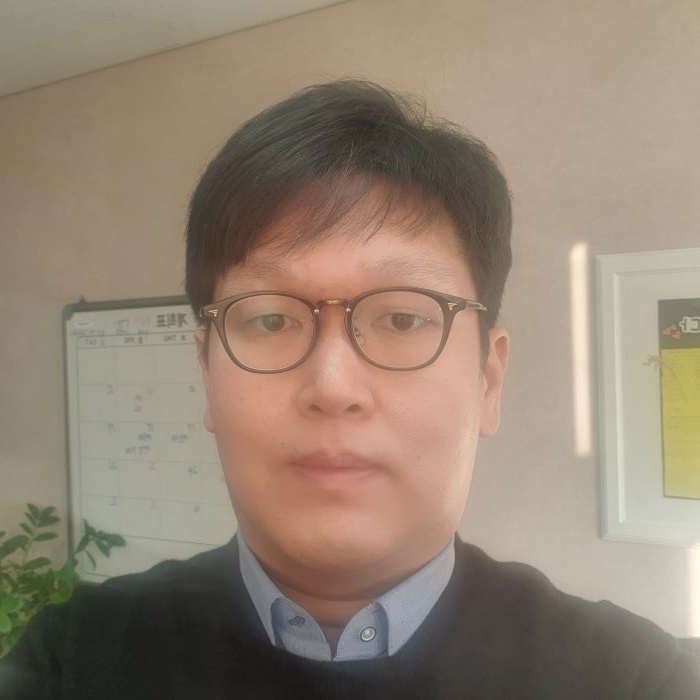
#> input picture image/my_face.jpg, 700 x 700 px
$ python image_face_detect.py
#> lines starting #> are read from the running program, lines starting #| are printed output that depends on the picture; after the words box and inside, x2 and y2 are one past the last pixel; in counts of white or black regions, pixels touching at a corner belong together
import cv2

# 분석할 이미지 불러오기
image = cv2.imread("../image/my_face.jpg", cv2.IMREAD_COLOR)
#> image is the input picture: shape (700, 700, 3); mean B, G, R 114.4, 131.2, 147.6

# 이미지가 정상적으로 불러와졌는지 확인
if image is None:
    raise Exception("이미지를 불러올 수 없습니다.")

# 이미지를 그레이스케일로 변환 및 히스토그램 평활화 적용
gray = cv2.cvtColor(image, cv2.COLOR_BGR2GRAY)
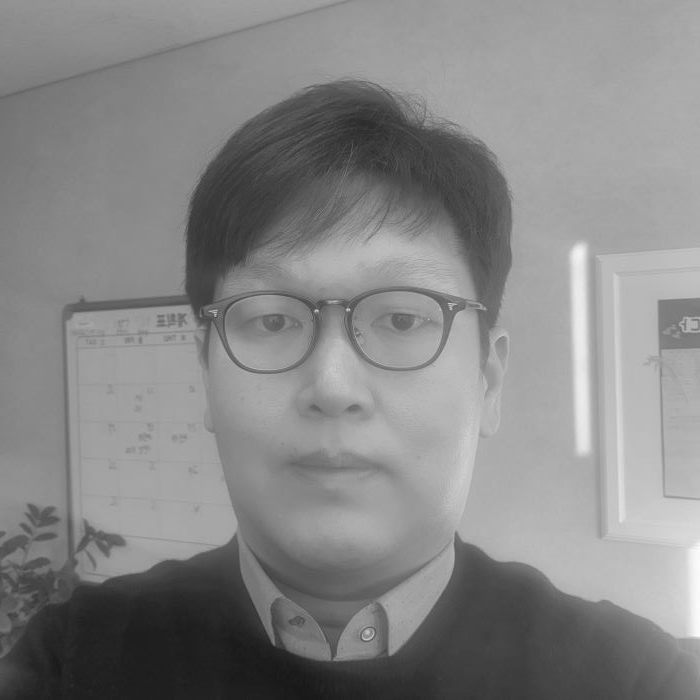
#> gray: shape (700, 700); min 23, max 253, mean 134.2
gray = cv2.equalizeHist(gray)
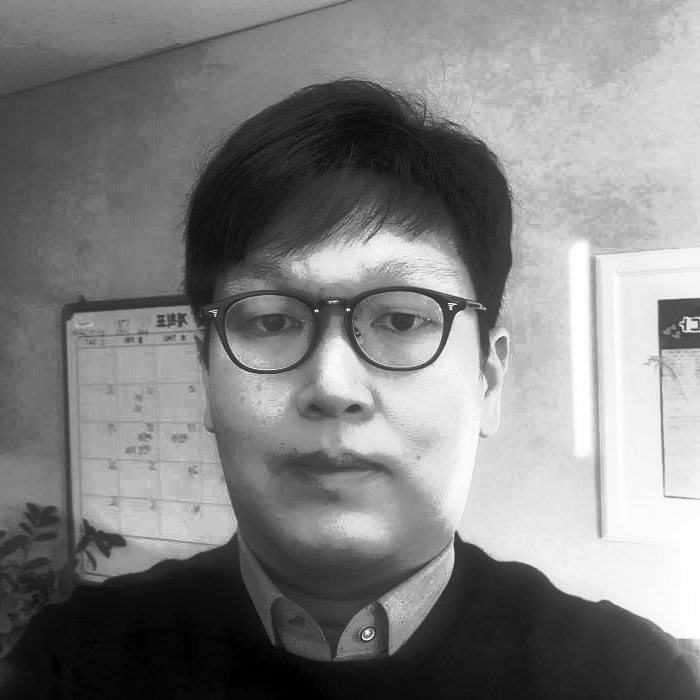
#> gray: shape (700, 700); min 0, max 255, mean 128.7

# 얼굴 검출기를 로드
face_cascade = cv2.CascadeClassifier(cv2.data.haarcascades + "haarcascade_frontalface_alt2.xml")

# 얼굴 검출 수행
faces = face_cascade.detectMultiScale(gray, scaleFactor=1.1, minNeighbors=5, minSize=(100, 100))
#> faces = [[164, 190, 351, 351]]

# 검출된 얼굴의 수 출력
print(f"검출된 얼굴 수: {len(faces)}")
#| 검출된 얼굴 수: 1

# 얼굴이 검출되었을 때 사각형 그리기
for (x, y, w, h) in faces:
    cv2.rectangle(image, (x, y), (x + w, y + h), (255, 0, 0), 4)
#> this loop made 1 pass
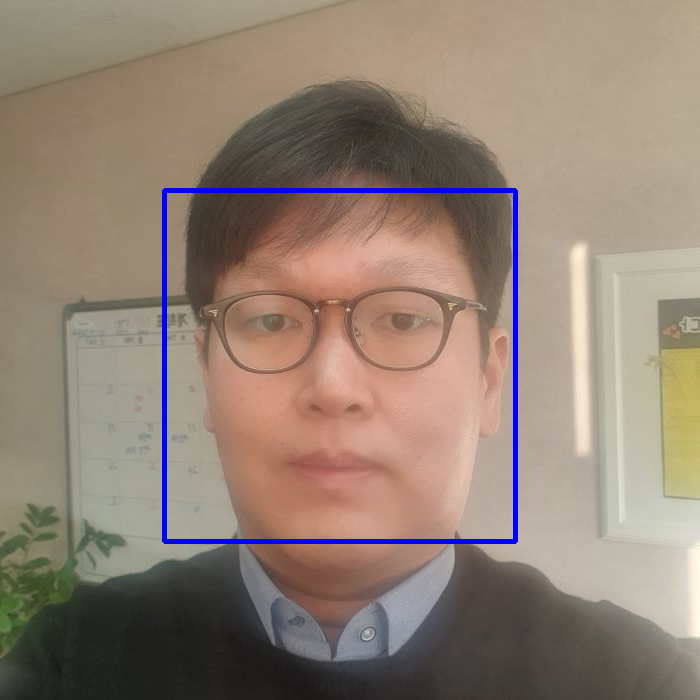
#> image: shape (700, 700, 3); 1.43% of pixels changed, all inside (x1, y1, x2, y2) = (162, 188, 518, 544)

# 결과 이미지 출력
cv2.imshow("Detected Faces", image)
cv2.waitKey(0)
cv2.destroyAllWindows()

$ run again, with image/03.jpg copied over image/my_face.jpg
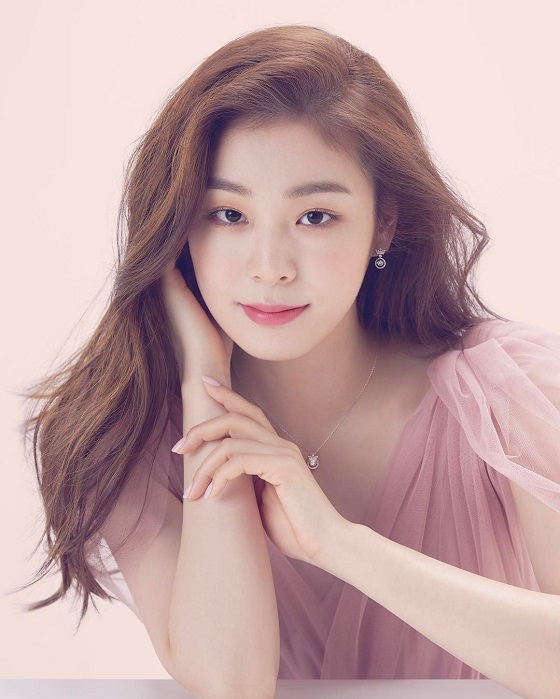
#> input picture image/03.jpg, 560 x 699 px
#> image is the input picture: shape (699, 560, 3); mean B, G, R 165, 164.8, 194.8
#> `gray = cv2.equalizeHist(gray)`:
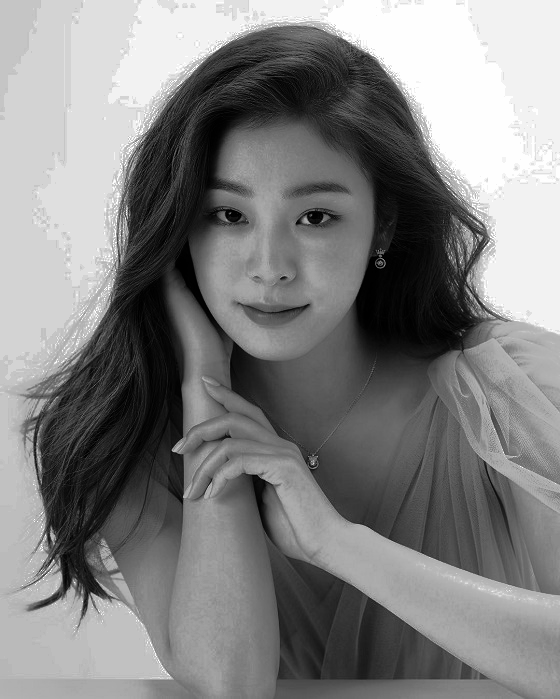
#> gray: shape (699, 560); min 0, max 255, mean 129.6
#> faces = [[165, 137, 223, 223]]
#| 검출된 얼굴 수: 1
#> the loop `for (x, y, w, h) in faces:` made 1 pass
#> after the loop `for (x, y, w, h) in faces:`:
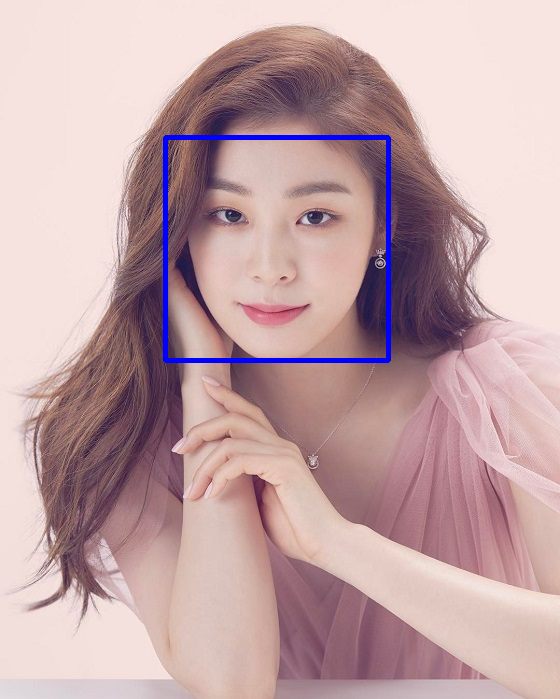
#> image: shape (699, 560, 3); 1.14% of pixels changed, all inside (x1, y1, x2, y2) = (163, 135, 391, 363)

$ run again, with image/04.jpg copied over image/my_face.jpg
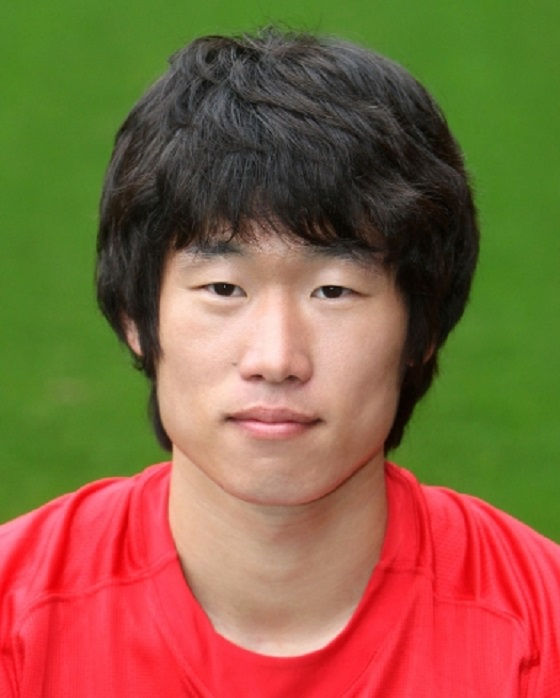
#> input picture image/04.jpg, 560 x 698 px
#> image is the input picture: shape (698, 560, 3); mean B, G, R 64.7, 98.9, 134.8
#> `gray = cv2.equalizeHist(gray)`:
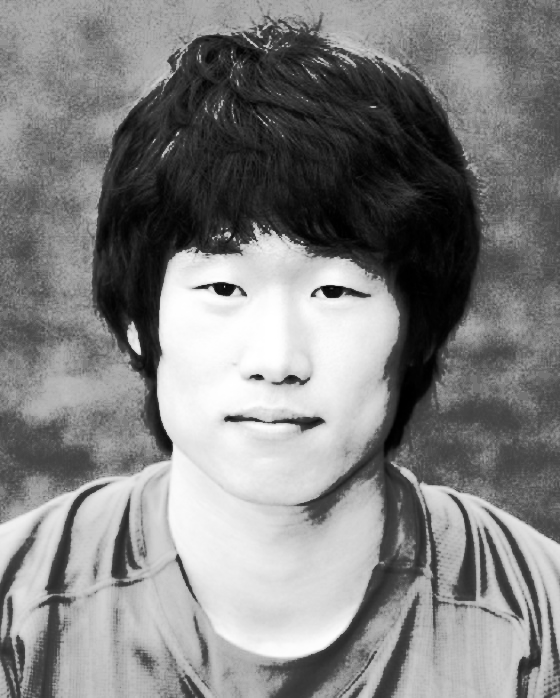
#> gray: shape (698, 560); min 0, max 255, mean 129.5
#> faces = [[124, 175, 300, 300]]
#| 검출된 얼굴 수: 1
#> the loop `for (x, y, w, h) in faces:` made 1 pass
#> after the loop `for (x, y, w, h) in faces:`:
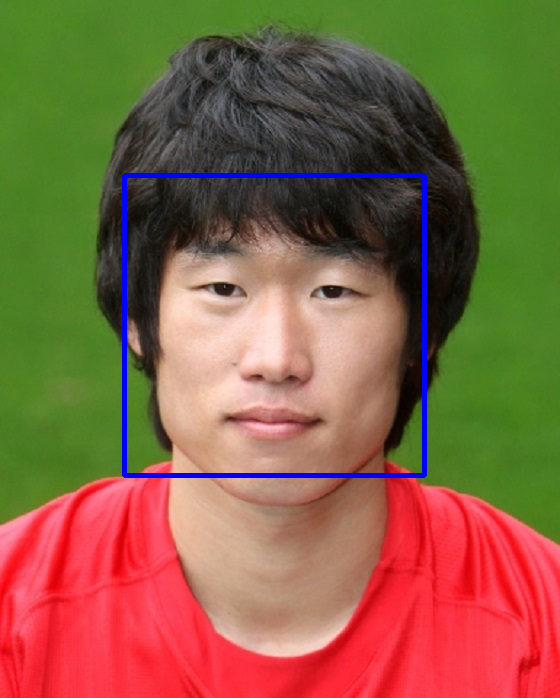
#> image: shape (698, 560, 3); 1.53% of pixels changed, all inside (x1, y1, x2, y2) = (122, 173, 427, 478)
